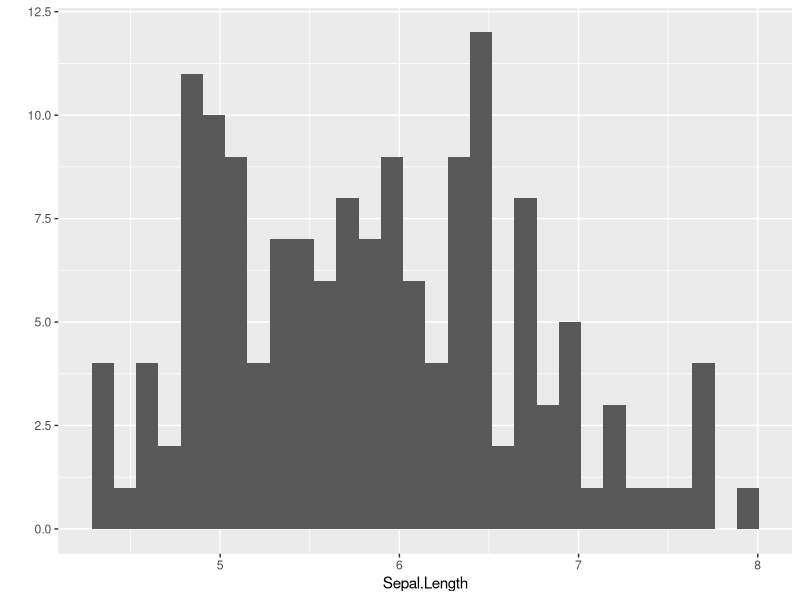
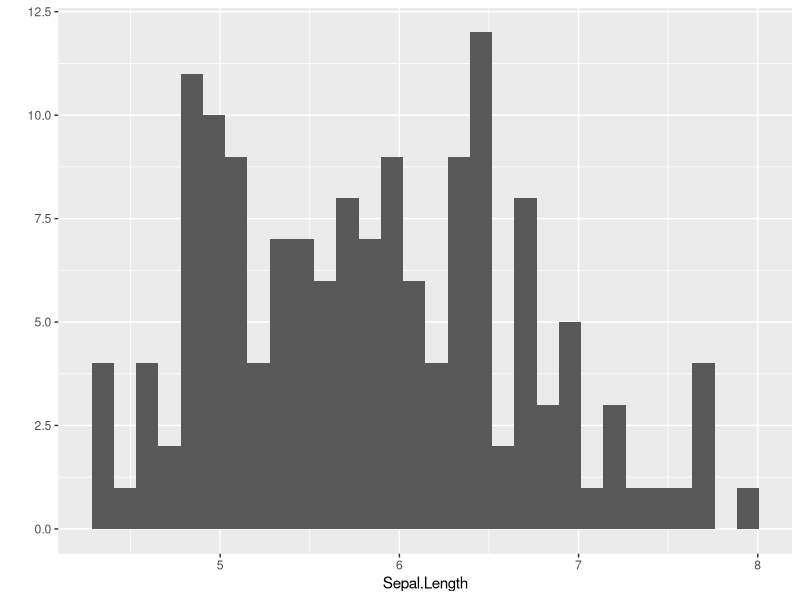
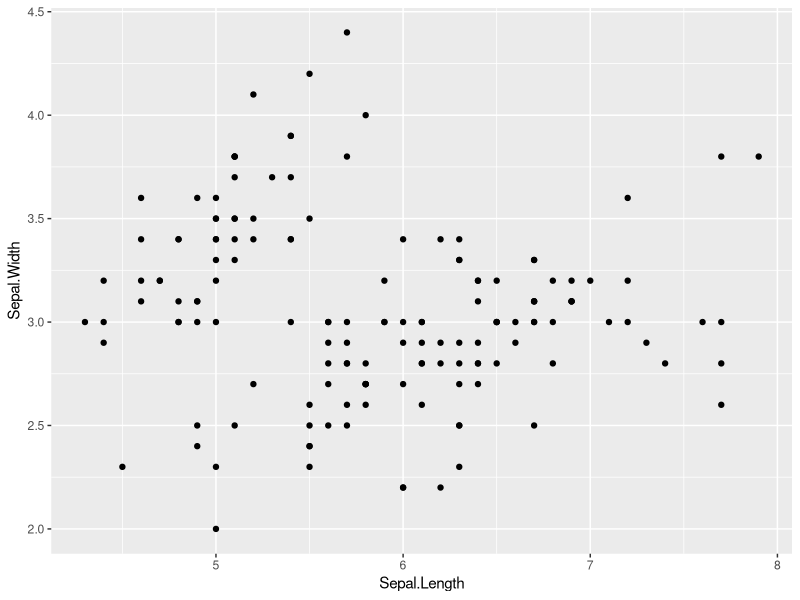
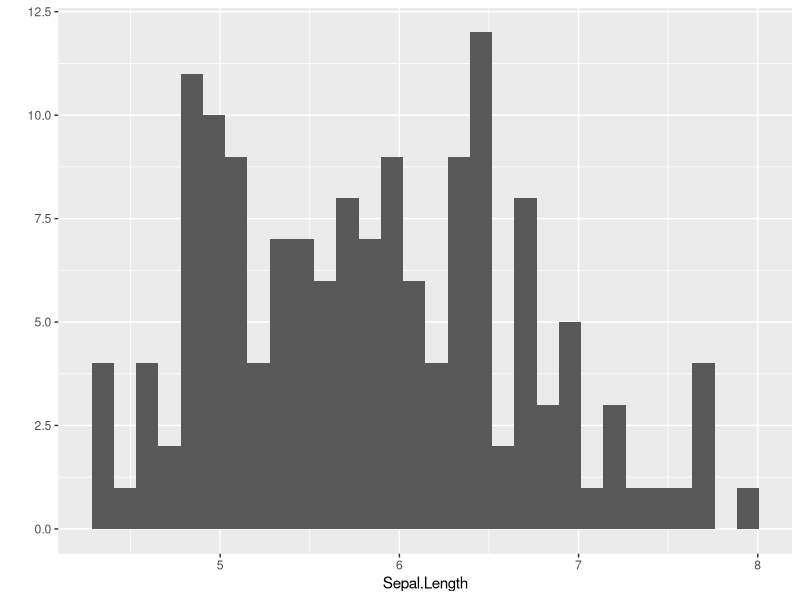

Generate these figures, in order, with R:
## ---- chunk 1
library(tidyverse)
## ---- chunk 2
ggplot2::qplot(x = Sepal.Length, data = iris)
## ---- chunk 3
#| echo: true
ggplot2::qplot(x = Sepal.Length, data = iris)
## ---- chunk 4
iris |>
  ggplot() +
  geom_point(
    mapping = aes(
      x = Sepal.Length,
      y = Sepal.Width
    )
  )
## ---- chunk 5
#| echo: fenced
#| output-location: column
ggplot2::qplot(
  x = Sepal.Length, 
  data = iris
  )
